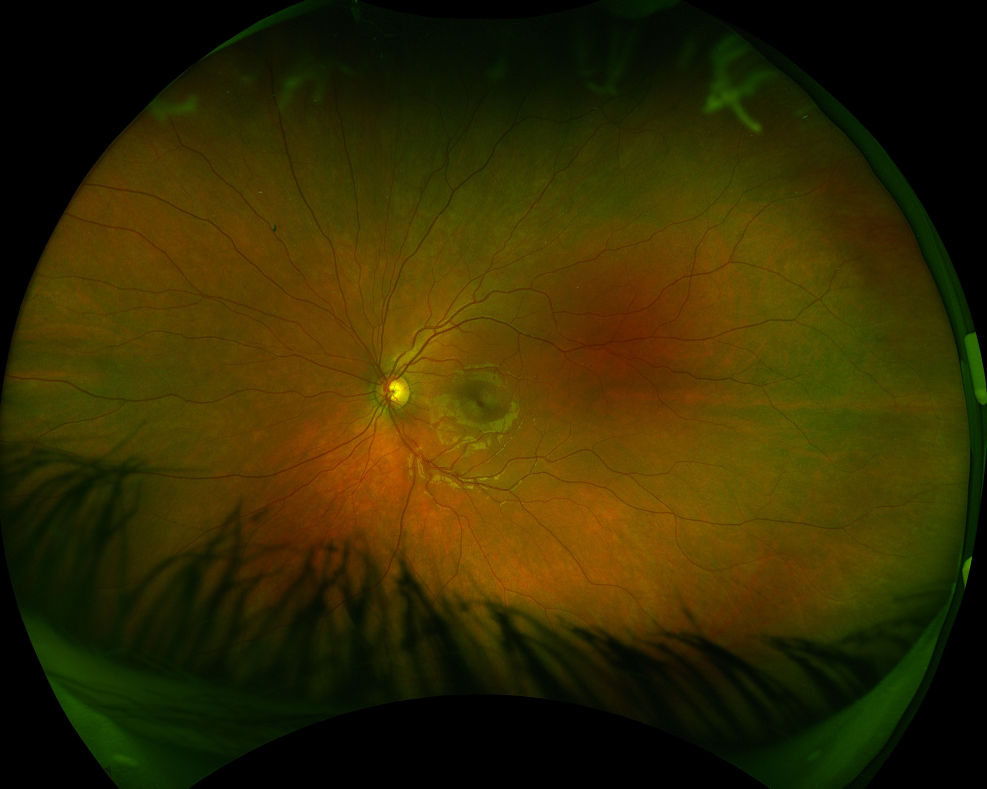
#> input picture Test_new/Original/G008045_20201106170340_2.jpg, 2960 x 2365 px (shown at 1/3 size)
$ python -i inference_tensorflow.py   (imports and definitions only)
#> lines starting #> are read from the running program, lines starting #| are printed output that depends on the picture; after the words box and inside, x2 and y2 are one past the last pixel; in counts of white or black regions, pixels touching at a corner belong together
#> further down, picture is the input picture: shape (2365, 2960, 3); mean B, G, R 1.3, 43.3, 52.6
import os
import cv2
import numpy as np
import tensorflow as tf

# Load TensorFlow model
model_path = 'crop/retinagpuS/weights/TFModel'  # Replace with actual path
# [6 lines not run here, left out]

# Function to Calculate Distance
def distance(point1, point2):
    return np.sqrt((point1[0] - point2[0])**2 + (point1[1] - point2[1])**2)

# Function to Crop Image
def crop_img(img, threshold=30):
#> called with threshold = 30
    try:
        img_blur = cv2.blur(img, (3, 3))
        img_blur = cv2.blur(img_blur, (3, 3))
        img_blur = img_blur.astype('uint8')
        ret, threshed_img = cv2.threshold(cv2.cvtColor(img_blur, cv2.COLOR_BGR2GRAY), threshold, 255, cv2.THRESH_BINARY)
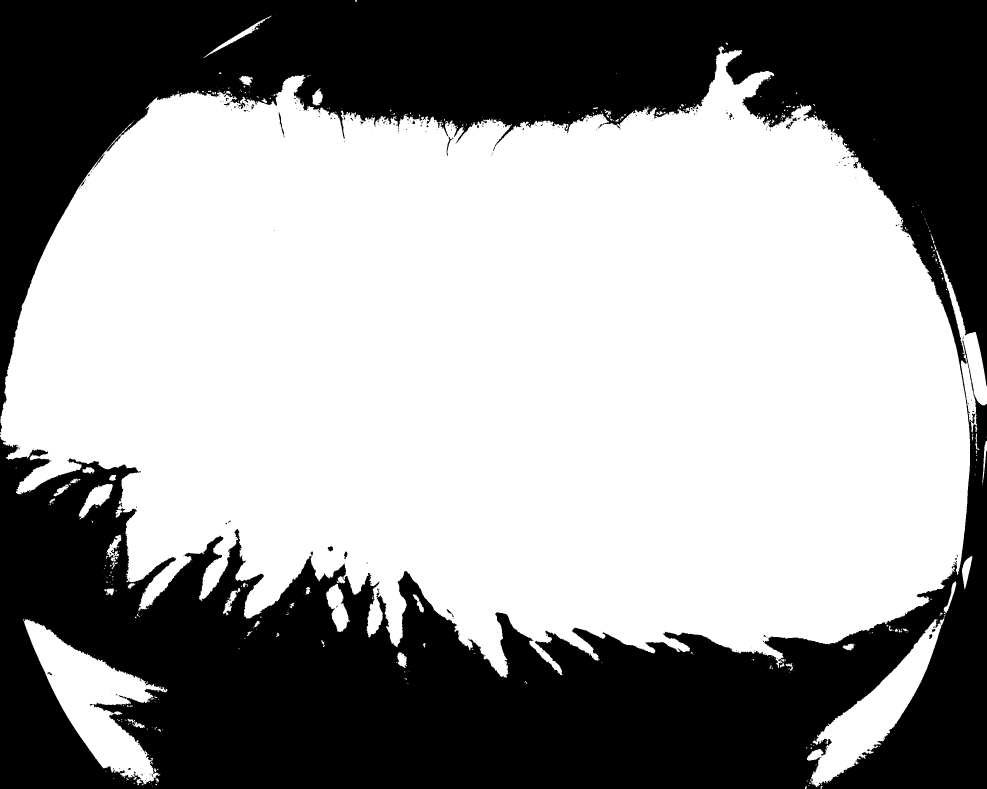
#> threshed_img: shape (2365, 2960) (shown at 1/3 size); 59% white; 347 black regions (303 under 20 px), largest, box (x1, y1, x2, y2) and area: (0, 0, 2960, 2365) 2868785, (836, 337, 853, 413) 245, (1340, 410, 1360, 468) 203
#> ret = 30
        vertical, horizontal = np.nonzero(threshed_img)
        top, bot = np.min(vertical), np.max(vertical)
#> top = 0; bot = 2364
        left, right = np.min(horizontal), np.max(horizontal)
#> left = 0; right = 2959
        cropped_image = img[top:bot, left:right]
        return cropped_image
    except Exception as err_msg:
        print(err_msg)
        return img

# Process each image in the folder
input_dir = '../../Test_new/Original'
output_dir = '../../Test_new/Cropped_TF'

# Ensure output directory exists
# [87 lines not run here, left out]

>>> import cv2
>>> picture = cv2.imread('../Test_new/Original/G008045_20201106170340_2.jpg')
>>> result = crop_img(picture)

$ run again, on Test_new/Original/G008047_20201106174142_2.jpg
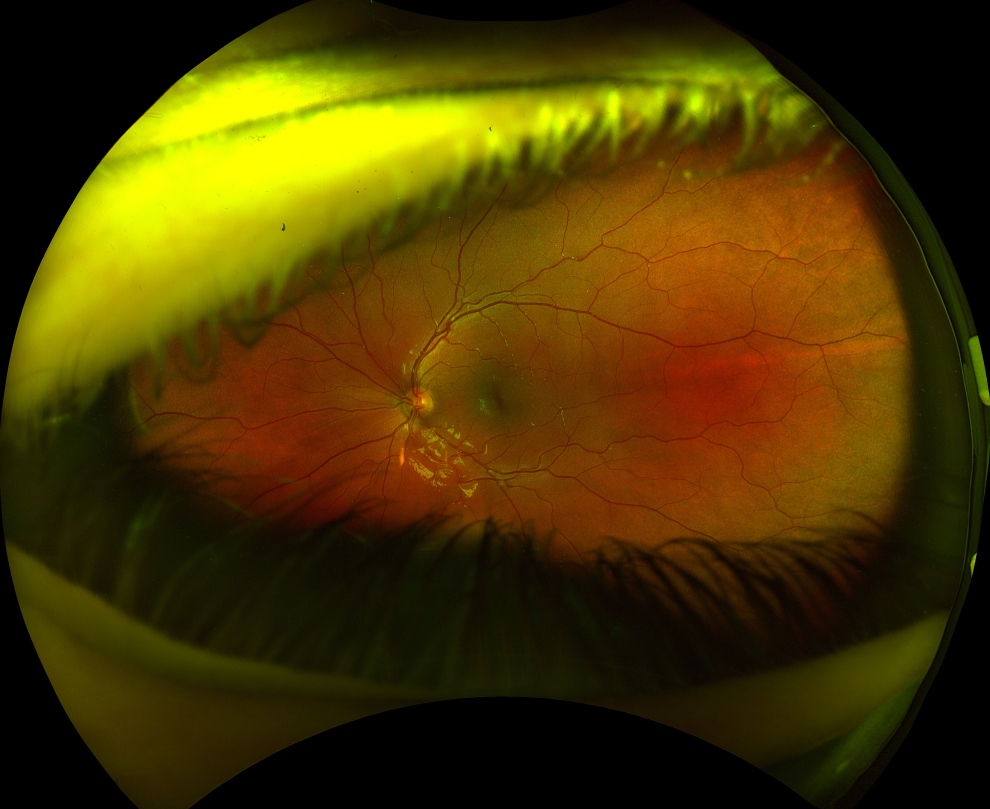
#> input picture Test_new/Original/G008047_20201106174142_2.jpg, 2970 x 2427 px (shown at 1/3 size)
#> picture is the input picture: shape (2427, 2970, 3); mean B, G, R 1.5, 55.6, 73.3
#> in crop_img, `ret, threshed_img = cv2.threshold(cv2.cvtColor(img_blur, cv2.COLOR_BGR..`:
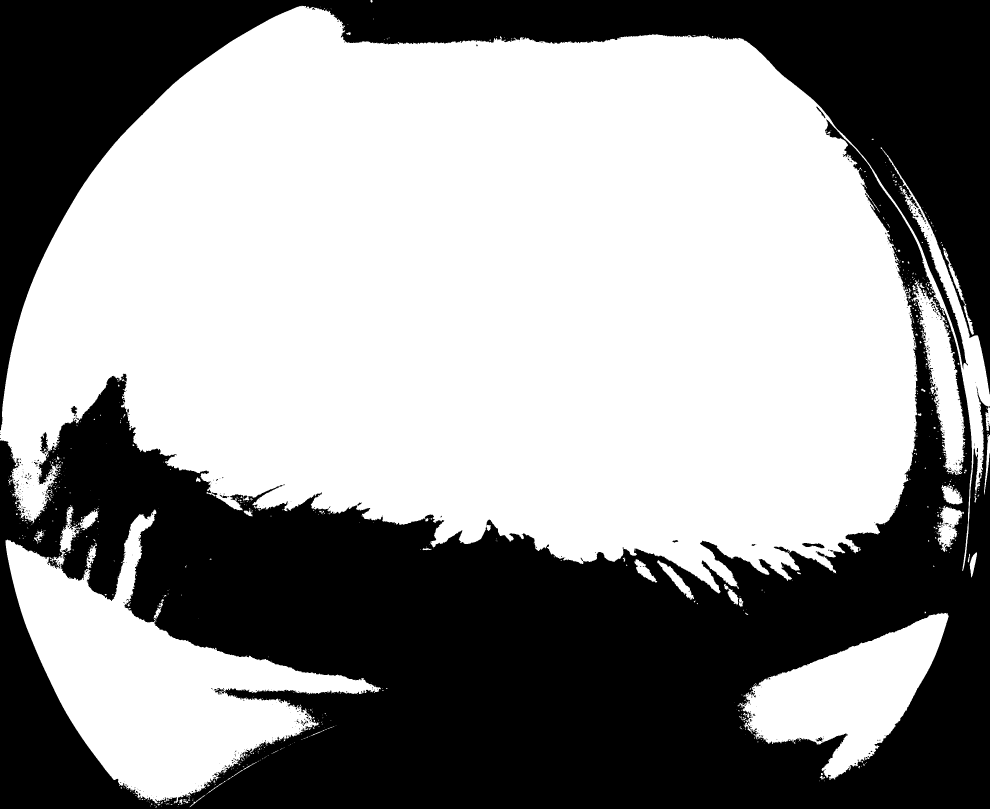
#> threshed_img: shape (2427, 2970) (shown at 1/3 size); 57.3% white; 633 black regions (577 under 20 px), largest, box (x1, y1, x2, y2) and area: (0, 358, 2970, 2427) 2176745, (0, 0, 2970, 1291) 892330, (120, 1297, 144, 1361) 848
#> ret = 30
#> top = 0; bot = 2422
#> left = 0; right = 2969

$ run again, on Test_new/Original/G008048_20201107081324_1.jpg
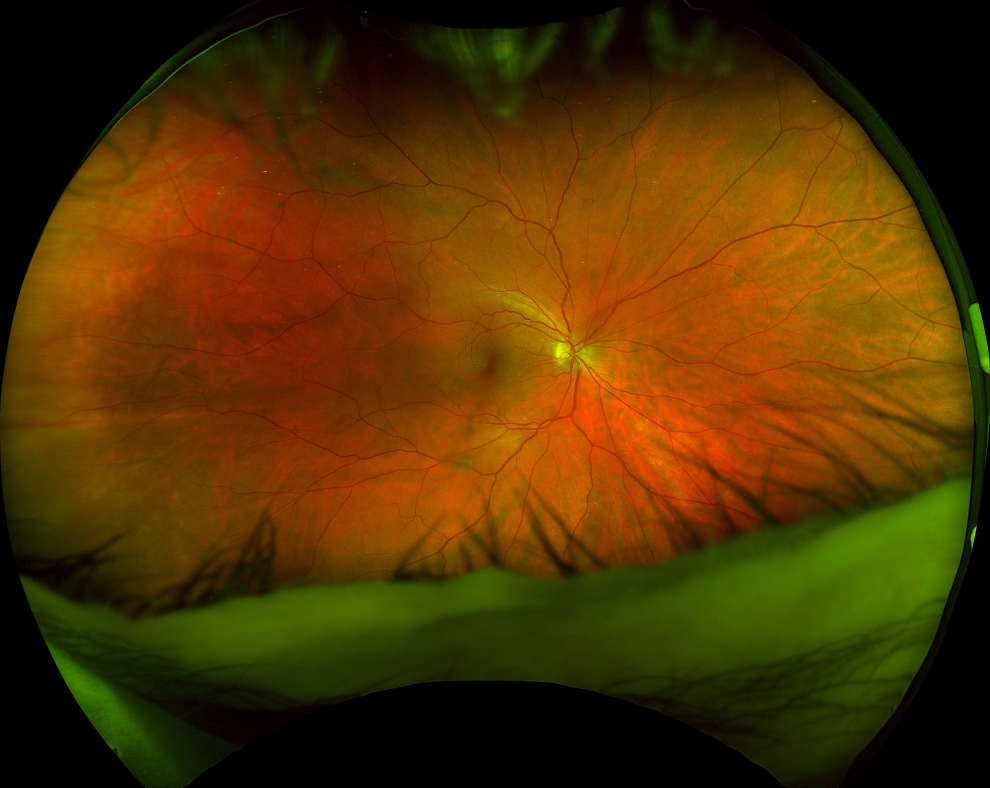
#> input picture Test_new/Original/G008048_20201107081324_1.jpg, 2970 x 2363 px (shown at 1/3 size)
#> picture is the input picture: shape (2363, 2970, 3); mean B, G, R 1.5, 50.6, 81.3
#> in crop_img, `ret, threshed_img = cv2.threshold(cv2.cvtColor(img_blur, cv2.COLOR_BGR..`:
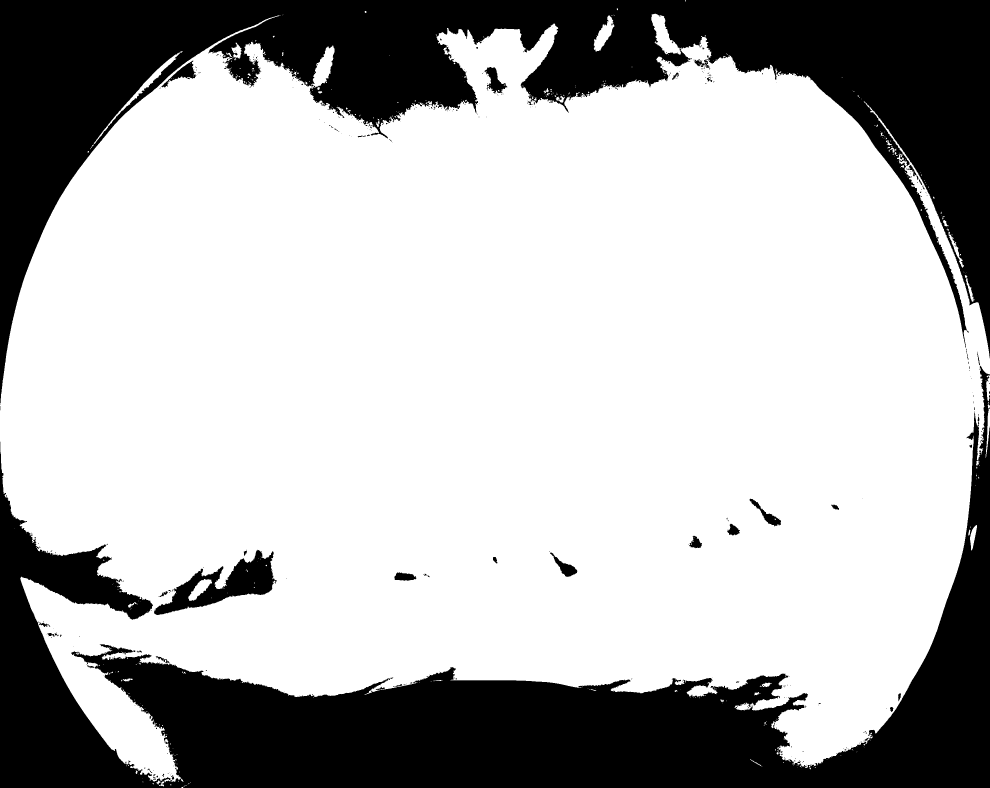
#> threshed_img: shape (2363, 2970) (shown at 1/3 size); 70.9% white; 416 black regions (360 under 20 px), largest, box (x1, y1, x2, y2) and area: (0, 1098, 2970, 2363) 1000842, (0, 0, 2970, 1211) 1000068, (462, 1649, 830, 1845) 25992
#> ret = 30
#> top = 0; bot = 2362
#> left = 0; right = 2969

$ run again, on Test_new/Original/G008048_20201107081324_2.jpg
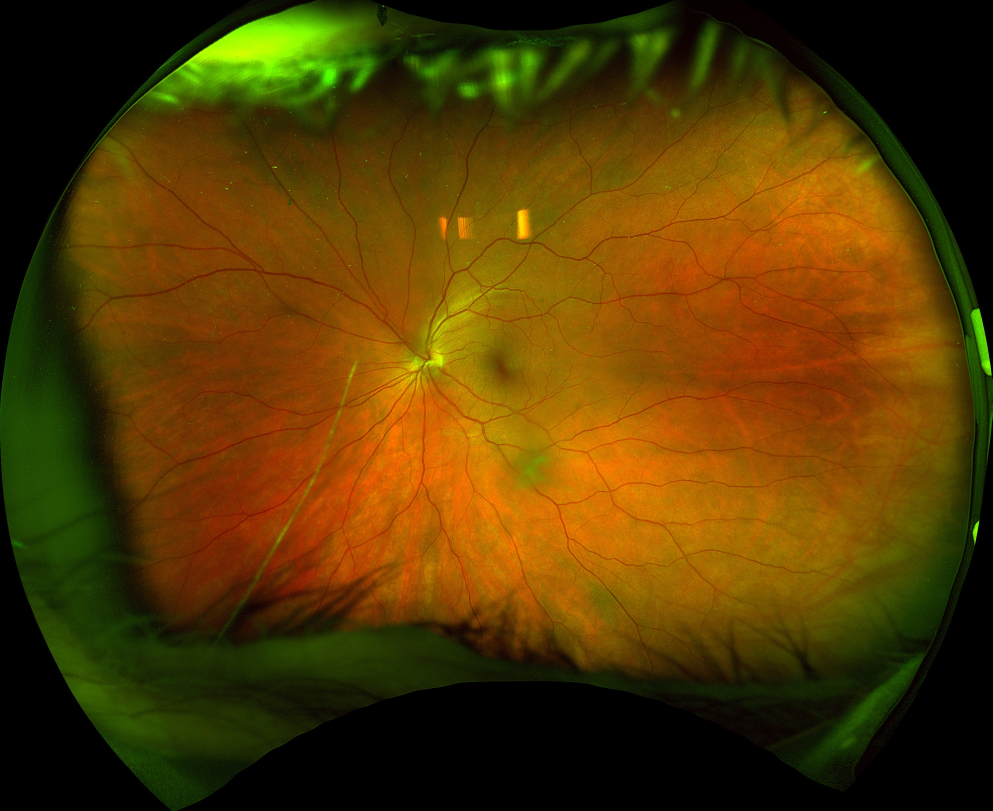
#> input picture Test_new/Original/G008048_20201107081324_2.jpg, 2977 x 2431 px (shown at 1/3 size)
#> picture is the input picture: shape (2431, 2977, 3); mean B, G, R 2, 57.3, 84.2
#> in crop_img, `ret, threshed_img = cv2.threshold(cv2.cvtColor(img_blur, cv2.COLOR_BGR..`:
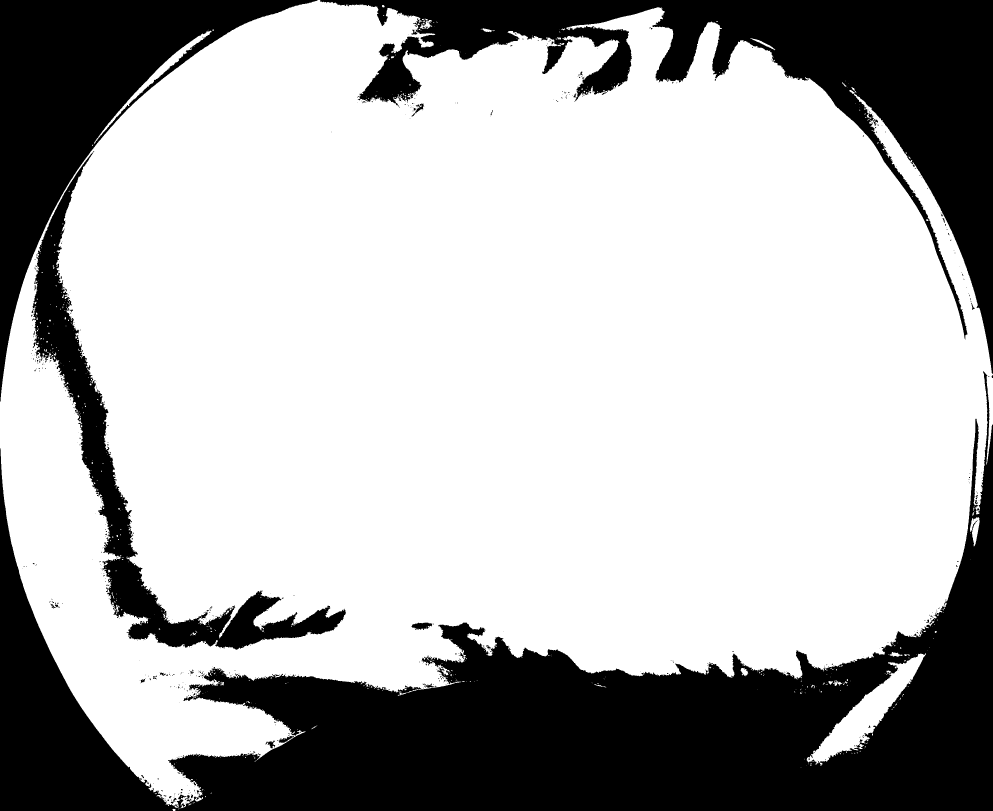
#> threshed_img: shape (2431, 2977) (shown at 1/3 size); 70% white; 628 black regions (576 under 20 px), largest, box (x1, y1, x2, y2) and area: (0, 1114, 2977, 2431) 1211348, (960, 0, 2977, 1121) 496778, (0, 0, 953, 1205) 305792
#> ret = 30
#> top = 0; bot = 2430
#> left = 0; right = 2976
